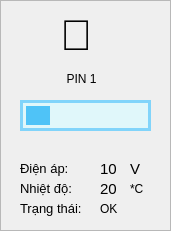
   <widget class="QFrame" name="frame_pin_1">
    <property name="geometry">
     <rect>
      <x>10</x>
      <y>290</y>
      <width>171</width>
      <height>231</height>
     </rect>
    </property>
    <property name="styleSheet">
     <string notr="true">border: 3px solid #81D4FA;
border-radius: 10px;
background-color: #f8f9fa;

QLabel {
    border: none;
    border-radius: 0px;
}</string>
    </property>
    <property name="frameShape">
     <enum>QFrame::StyledPanel</enum>
    </property>
    <property name="frameShadow">
     <enum>QFrame::Raised</enum>
    </property>
    <widget class="QLabel" name="label">
     <property name="geometry">
      <rect>
       <x>60</x>
       <y>10</y>
       <width>41</width>
       <height>51</height>
      </rect>
     </property>
     <property name="font">
      <font>
       <pointsize>32</pointsize>
      </font>
     </property>
     <property name="styleSheet">
      <string notr="true">border: none;
    border-radius: 0px;</string>
     </property>
     <property name="text">
      <string>🔋</string>
     </property>
    </widget>
    <widget class="QLabel" name="label_6">
     <property name="geometry">
      <rect>
       <x>60</x>
       <y>70</y>
       <width>51</width>
       <height>17</height>
      </rect>
     </property>
     <property name="styleSheet">
      <string notr="true">border: none;
    border-radius: 0px;</string>
     </property>
     <property name="text">
      <string>  PIN 1</string>
     </property>
    </widget>
    <widget class="QProgressBar" name="progressBar_pin_1">
     <property name="geometry">
      <rect>
       <x>20</x>
       <y>100</y>
       <width>131</width>
       <height>31</height>
      </rect>
     </property>
     <property name="font">
      <font>
       <weight>75</weight>
       <bold>true</bold>
      </font>
     </property>
     <property name="styleSheet">
      <string notr="true">QProgressBar {
    border: 3px solid #81D4FA;
    border-radius: 18px;              /* tăng radius lên để chunk có không gian tròn */
    background-color: #E0F7FA;
    text-align: center;
    color: transparent;               /* ẩn text % mặc định nếu bạn dùng label riêng */
    height: 38px;                     /* tăng height nhẹ để chunk không bị ép */
    margin: 0px;
    padding: 0px;
}

QProgressBar::chunk {
    background-color: #4FC3F7;
    border-radius: 15px;              /* radius của chunk nhỏ hơn groove 2-3px để vừa khít */
    margin: 3px;                      /* margin nhỏ để chunk không dính sát viền groove */
    border: none;
}</string>
     </property>
     <property name="value">
      <number>24</number>
     </property>
     <property name="textVisible">
      <bool>false</bool>
     </property>
    </widget>
    <widget class="QLabel" name="label_11">
     <property name="geometry">
      <rect>
       <x>20</x>
       <y>160</y>
       <width>61</width>
       <height>17</height>
      </rect>
     </property>
     <property name="font">
      <font>
       <pointsize>10</pointsize>
      </font>
     </property>
     <property name="styleSheet">
      <string notr="true">border: none;
    border-radius: 0px;</string>
     </property>
     <property name="text">
      <string>Điện áp:</string>
     </property>
    </widget>
    <widget class="QLabel" name="label_12">
     <property name="geometry">
      <rect>
       <x>20</x>
       <y>180</y>
       <width>81</width>
       <height>17</height>
      </rect>
     </property>
     <property name="font">
      <font>
       <pointsize>10</pointsize>
      </font>
     </property>
     <property name="styleSheet">
      <string notr="true">border: none;
    border-radius: 0px;</string>
     </property>
     <property name="text">
      <string>Nhiệt độ:</string>
     </property>
    </widget>
    <widget class="QLabel" name="label_13">
     <property name="geometry">
      <rect>
       <x>20</x>
       <y>200</y>
       <width>81</width>
       <height>17</height>
      </rect>
     </property>
     <property name="font">
      <font>
       <pointsize>10</pointsize>
      </font>
     </property>
     <property name="styleSheet">
      <string notr="true">border: none;
    border-radius: 0px;</string>
     </property>
     <property name="text">
      <string>Trạng thái:</string>
     </property>
    </widget>
    <widget class="QLabel" name="pin_1_vol_value">
     <property name="geometry">
      <rect>
       <x>100</x>
       <y>160</y>
       <width>31</width>
       <height>17</height>
      </rect>
     </property>
     <property name="font">
      <font>
       <pointsize>11</pointsize>
       <weight>50</weight>
       <bold>false</bold>
      </font>
     </property>
     <property name="styleSheet">
      <string notr="true">border: none;
    border-radius: 0px;</string>
     </property>
     <property name="text">
      <string>10</string>
     </property>
    </widget>
    <widget class="QLabel" name="pin_1_temp_value">
     <property name="geometry">
      <rect>
       <x>100</x>
       <y>180</y>
       <width>31</width>
       <height>17</height>
      </rect>
     </property>
     <property name="font">
      <font>
       <pointsize>11</pointsize>
       <weight>50</weight>
       <bold>false</bold>
      </font>
     </property>
     <property name="styleSheet">
      <string notr="true">border: none;
    border-radius: 0px;</string>
     </property>
     <property name="text">
      <string>20</string>
     </property>
    </widget>
    <widget class="QLabel" name="pin_1_status_value">
     <property name="geometry">
      <rect>
       <x>100</x>
       <y>200</y>
       <width>61</width>
       <height>17</height>
      </rect>
     </property>
     <property name="font">
      <font>
       <pointsize>9</pointsize>
       <weight>50</weight>
       <bold>false</bold>
      </font>
     </property>
     <property name="styleSheet">
      <string notr="true">border: none;
    border-radius: 0px;</string>
     </property>
     <property name="text">
      <string>OK</string>
     </property>
    </widget>
    <widget class="QLabel" name="label_27">
     <property name="geometry">
      <rect>
       <x>130</x>
       <y>160</y>
       <width>21</width>
       <height>17</height>
      </rect>
     </property>
     <property name="font">
      <font>
       <pointsize>11</pointsize>
      </font>
     </property>
     <property name="styleSheet">
      <string notr="true">border: none;
    border-radius: 0px;</string>
     </property>
     <property name="text">
      <string>V</string>
     </property>
    </widget>
    <widget class="QLabel" name="label_28">
     <property name="geometry">
      <rect>
       <x>130</x>
       <y>180</y>
       <width>21</width>
       <height>17</height>
      </rect>
     </property>
     <property name="styleSheet">
      <string notr="true">border: none;
    border-radius: 0px;</string>
     </property>
     <property name="text">
      <string>*C</string>
     </property>
    </widget>
   </widget>
